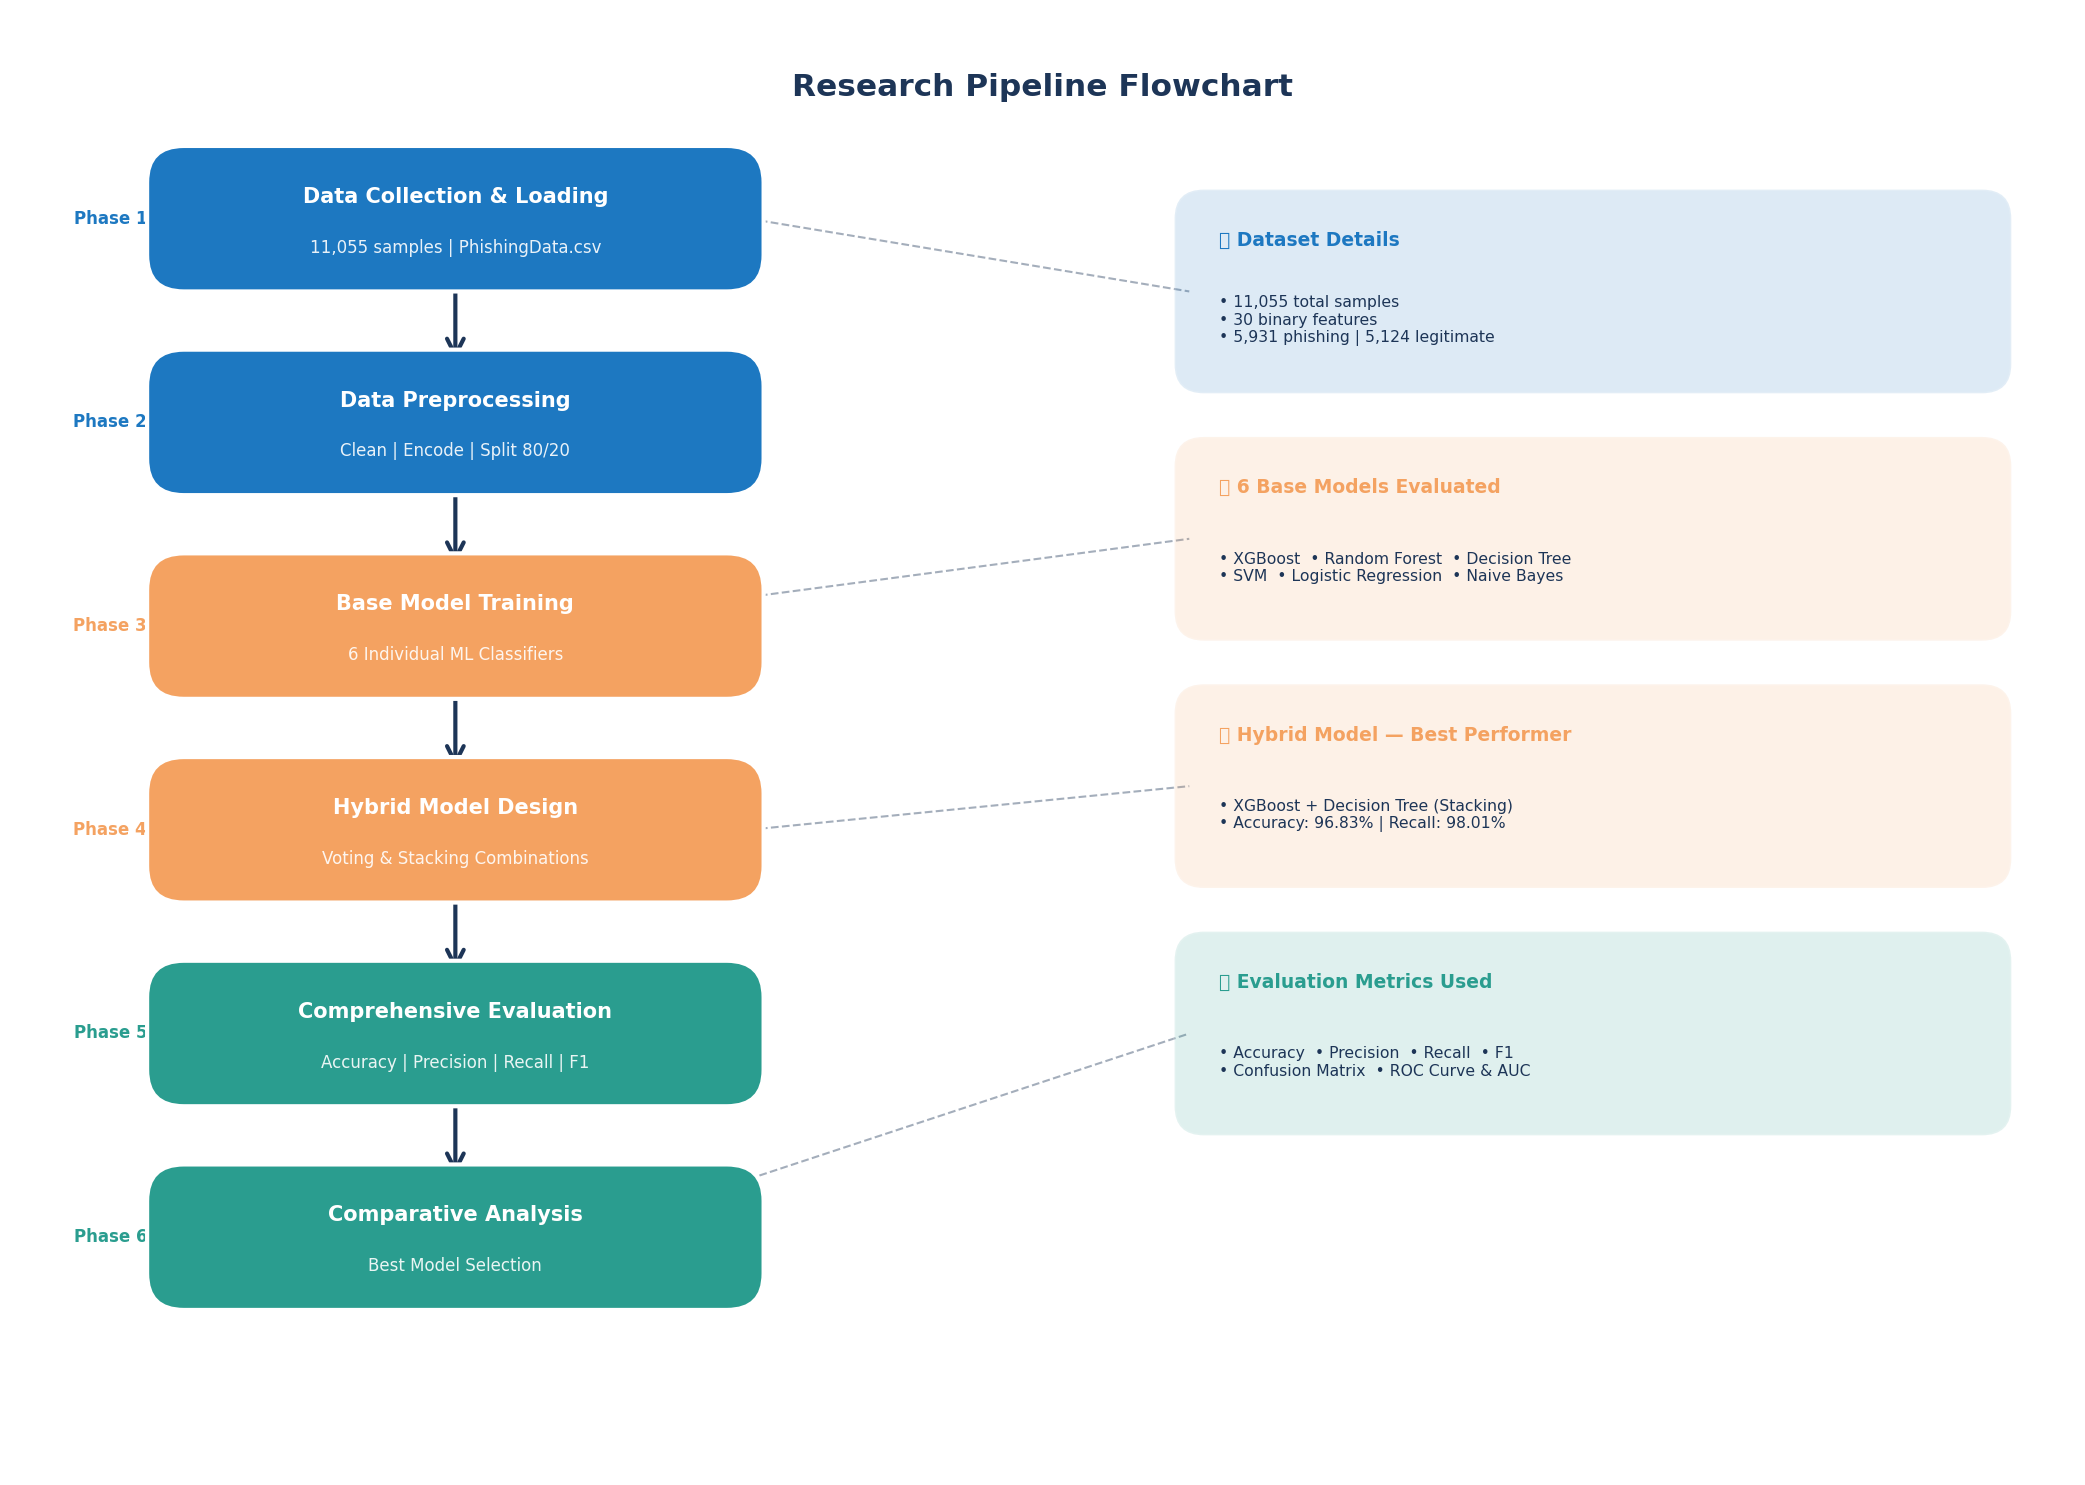

Write Python code to recreate this figure.
import matplotlib.pyplot as plt
from matplotlib.patches import FancyBboxPatch, FancyArrowPatch
import warnings
warnings.filterwarnings('ignore')

fig, ax = plt.subplots(figsize=(14, 10))
ax.set_xlim(0, 14)
ax.set_ylim(0, 10)
ax.axis('off')

C_DARK   = '#1D3557'
C_BLUE   = '#1D78C1'
C_GREEN  = '#2A9D8F'
C_ORANGE = '#F4A261'
C_RED    = '#E63946'
C_PURPLE = '#6D6875'

ax.text(7, 9.5, 'Research Pipeline Flowchart',
        ha='center', va='center', fontsize=15,
        fontweight='bold', color=C_DARK)

def draw_box(ax, x, y, w, h, color, title, subtitle=''):
    box = FancyBboxPatch((x, y), w, h,
                          boxstyle="round,pad=0.1,rounding_size=0.25",
                          facecolor=color, edgecolor='white',
                          linewidth=2, zorder=3)
    ax.add_patch(box)
    if subtitle:
        ax.text(x + w/2, y + h/2 + 0.15, title,
                ha='center', va='center', fontsize=10,
                fontweight='bold', color='white', zorder=4)
        ax.text(x + w/2, y + h/2 - 0.2, subtitle,
                ha='center', va='center', fontsize=8,
                color='white', alpha=0.9, zorder=4)
    else:
        ax.text(x + w/2, y + h/2, title,
                ha='center', va='center', fontsize=10,
                fontweight='bold', color='white', zorder=4)

def draw_arrow(ax, x1, y1, x2, y2, color=C_DARK):
    ax.annotate('', xy=(x2, y2), xytext=(x1, y1),
                arrowprops=dict(arrowstyle='->', color=color,
                                lw=2.0, mutation_scale=20),
                zorder=2)

# Phase boxes — left column
phases = [
    (1.0, 8.2, 4.0, 0.8, C_BLUE,   'Phase 1',  'Data Collection & Loading',      '11,055 samples | PhishingData.csv'),
    (1.0, 6.8, 4.0, 0.8, C_BLUE,   'Phase 2',  'Data Preprocessing',             'Clean | Encode | Split 80/20'),
    (1.0, 5.4, 4.0, 0.8, C_ORANGE, 'Phase 3',  'Base Model Training',            '6 Individual ML Classifiers'),
    (1.0, 4.0, 4.0, 0.8, C_ORANGE, 'Phase 4',  'Hybrid Model Design',            'Voting & Stacking Combinations'),
    (1.0, 2.6, 4.0, 0.8, C_GREEN,  'Phase 5',  'Comprehensive Evaluation',       'Accuracy | Precision | Recall | F1'),
    (1.0, 1.2, 4.0, 0.8, C_GREEN,  'Phase 6',  'Comparative Analysis',           'Best Model Selection'),
]

for x, y, w, h, color, phase, title, subtitle in phases:
    # Phase label
    ax.text(x - 0.1, y + h/2, phase,
            ha='right', va='center', fontsize=8,
            fontweight='bold', color=color)
    draw_box(ax, x, y, w, h, color, title, subtitle)

# Arrows between phases
for y_from, y_to in [(8.2, 7.6), (6.8, 6.2), (5.4, 4.8),
                      (4.0, 3.4), (2.6, 2.0)]:
    draw_arrow(ax, 3.0, y_from, 3.0, y_to, C_DARK)

# Right column — details panel
details = [
    (8.0, 7.5, 5.5, 1.2, C_BLUE,   '📊 Dataset Details',
     '• 11,055 total samples\n• 30 binary features\n• 5,931 phishing | 5,124 legitimate'),
    (8.0, 5.8, 5.5, 1.2, C_ORANGE, '🤖 6 Base Models Evaluated',
     '• XGBoost  • Random Forest  • Decision Tree\n• SVM  • Logistic Regression  • Naive Bayes'),
    (8.0, 4.1, 5.5, 1.2, C_ORANGE, '🔗 Hybrid Model — Best Performer',
     '• XGBoost + Decision Tree (Stacking)\n• Accuracy: 96.83% | Recall: 98.01%'),
    (8.0, 2.4, 5.5, 1.2, C_GREEN,  '📈 Evaluation Metrics Used',
     '• Accuracy  • Precision  • Recall  • F1\n• Confusion Matrix  • ROC Curve & AUC'),
]

for x, y, w, h, color, title, body in details:
    box = FancyBboxPatch((x, y), w, h,
                          boxstyle="round,pad=0.1,rounding_size=0.2",
                          facecolor=color, edgecolor='white',
                          linewidth=1.5, alpha=0.15, zorder=2)
    ax.add_patch(box)
    ax.text(x + 0.2, y + h - 0.25, title,
            ha='left', va='center', fontsize=9,
            fontweight='bold', color=color)
    ax.text(x + 0.2, y + h/2 - 0.2, body,
            ha='left', va='center', fontsize=7.5, color=C_DARK)

# Connector lines from left to right
for y_left, y_right in [(8.6, 8.1), (6.0, 6.4), (4.4, 4.7), (2.0, 3.0)]:
    ax.plot([5.0, 8.0], [y_left, y_right],
            color=C_DARK, linewidth=1, linestyle='--', alpha=0.4, zorder=1)

plt.tight_layout()
plt.savefig('figure_3_1_research_pipeline.png', dpi=150, bbox_inches='tight')
print("Saved: figure_3_1_research_pipeline.png")
plt.show()
